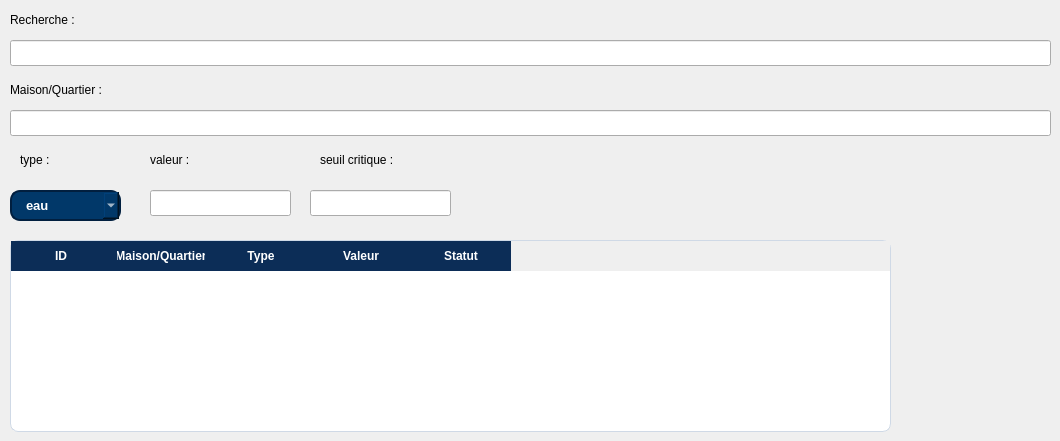
      <widget class="QWidget" name="page_2">
       <widget class="QLabel" name="label_105">
        <property name="geometry">
         <rect>
          <x>10</x>
          <y>10</y>
          <width>141</width>
          <height>20</height>
         </rect>
        </property>
        <property name="styleSheet">
         <string notr="true">color: rgb(0, 0, 0);</string>
        </property>
        <property name="text">
         <string>Recherche :</string>
        </property>
       </widget>
       <widget class="QLineEdit" name="lineEdit_20">
        <property name="geometry">
         <rect>
          <x>10</x>
          <y>40</y>
          <width>1041</width>
          <height>26</height>
         </rect>
        </property>
       </widget>
       <widget class="QLabel" name="label_106">
        <property name="geometry">
         <rect>
          <x>10</x>
          <y>80</y>
          <width>141</width>
          <height>20</height>
         </rect>
        </property>
        <property name="styleSheet">
         <string notr="true">color: rgb(0, 0, 0);</string>
        </property>
        <property name="text">
         <string>Maison/Quartier :</string>
        </property>
       </widget>
       <widget class="QLineEdit" name="lineEdit_21">
        <property name="geometry">
         <rect>
          <x>10</x>
          <y>110</y>
          <width>1041</width>
          <height>26</height>
         </rect>
        </property>
       </widget>
       <widget class="QLabel" name="label_107">
        <property name="geometry">
         <rect>
          <x>20</x>
          <y>150</y>
          <width>91</width>
          <height>20</height>
         </rect>
        </property>
        <property name="styleSheet">
         <string notr="true">color: rgb(0, 0, 0);</string>
        </property>
        <property name="text">
         <string>type :</string>
        </property>
       </widget>
       <widget class="QLabel" name="label_108">
        <property name="geometry">
         <rect>
          <x>150</x>
          <y>150</y>
          <width>91</width>
          <height>20</height>
         </rect>
        </property>
        <property name="styleSheet">
         <string notr="true">color: rgb(0, 0, 0);</string>
        </property>
        <property name="text">
         <string>valeur :</string>
        </property>
       </widget>
       <widget class="QLabel" name="label_109">
        <property name="geometry">
         <rect>
          <x>320</x>
          <y>150</y>
          <width>91</width>
          <height>20</height>
         </rect>
        </property>
        <property name="styleSheet">
         <string notr="true">color: rgb(0, 0, 0);</string>
        </property>
        <property name="text">
         <string>seuil critique :</string>
        </property>
       </widget>
       <widget class="QLineEdit" name="lineEdit_49">
        <property name="geometry">
         <rect>
          <x>150</x>
          <y>190</y>
          <width>141</width>
          <height>26</height>
         </rect>
        </property>
       </widget>
       <widget class="QLineEdit" name="lineEdit_50">
        <property name="geometry">
         <rect>
          <x>310</x>
          <y>190</y>
          <width>141</width>
          <height>26</height>
         </rect>
        </property>
       </widget>
       <widget class="QComboBox" name="comboBox_11">
        <property name="geometry">
         <rect>
          <x>10</x>
          <y>190</y>
          <width>111</width>
          <height>31</height>
         </rect>
        </property>
        <property name="styleSheet">
         <string notr="true">
    background-color: #012a59;
    color: #ffffff;
    border: 2px solid #013366;
    border-radius: 10px;
    padding: 8px 14px;
    font-size: 13px;
    font-weight: 500;
    text-align: left;
    transition: all 0.3s ease-in-out;

    background-color: #024b8a;
    border-color: #025aa5;

    background-color: #013869;
    border-color: #011f3f;

</string>
        </property>
        <item>
         <property name="text">
          <string>eau</string>
         </property>
        </item>
        <item>
         <property name="text">
          <string>électricité</string>
         </property>
        </item>
       </widget>
       <widget class="QTableWidget" name="tableWidget_11">
        <property name="geometry">
         <rect>
          <x>10</x>
          <y>240</y>
          <width>881</width>
          <height>192</height>
         </rect>
        </property>
        <property name="styleSheet">
         <string notr="true">QTableWidget {
    background-color: #ffffff;
    alternate-background-color: #f2f6fc;
    gridline-color: #dbe3ec;
    border: 1px solid #cfd9e6;
    border-radius: 8px;
    selection-background-color: #c7e0ff;
    selection-color: #000000;
}

QHeaderView::section {
    background-color: #0c2d57;
    color: #ffffff;
    padding: 6px;
    border: none;
    font-weight: 600;
    font-size: 12px;
}

QTableCornerButton::section {
    background-color: #0c2d57;
}</string>
        </property>
        <column>
         <property name="text">
          <string>ID</string>
         </property>
        </column>
        <column>
         <property name="text">
          <string>Maison/Quartier</string>
         </property>
        </column>
        <column>
         <property name="text">
          <string>Type</string>
         </property>
        </column>
        <column>
         <property name="text">
          <string>Valeur</string>
         </property>
        </column>
        <column>
         <property name="text">
          <string>Statut</string>
         </property>
        </column>
       </widget>
      </widget>
